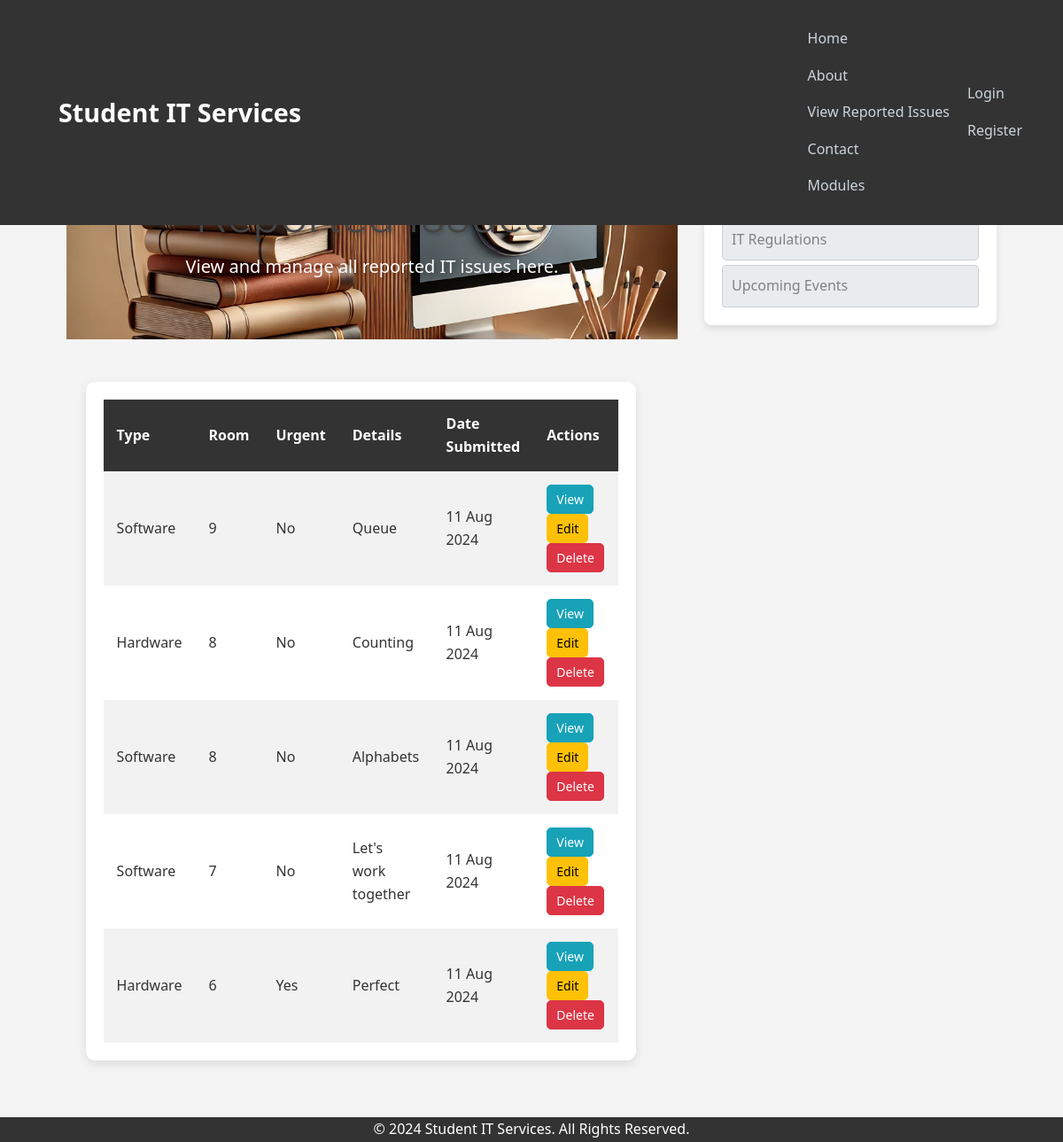
Page /issues/ on the earlier database version.
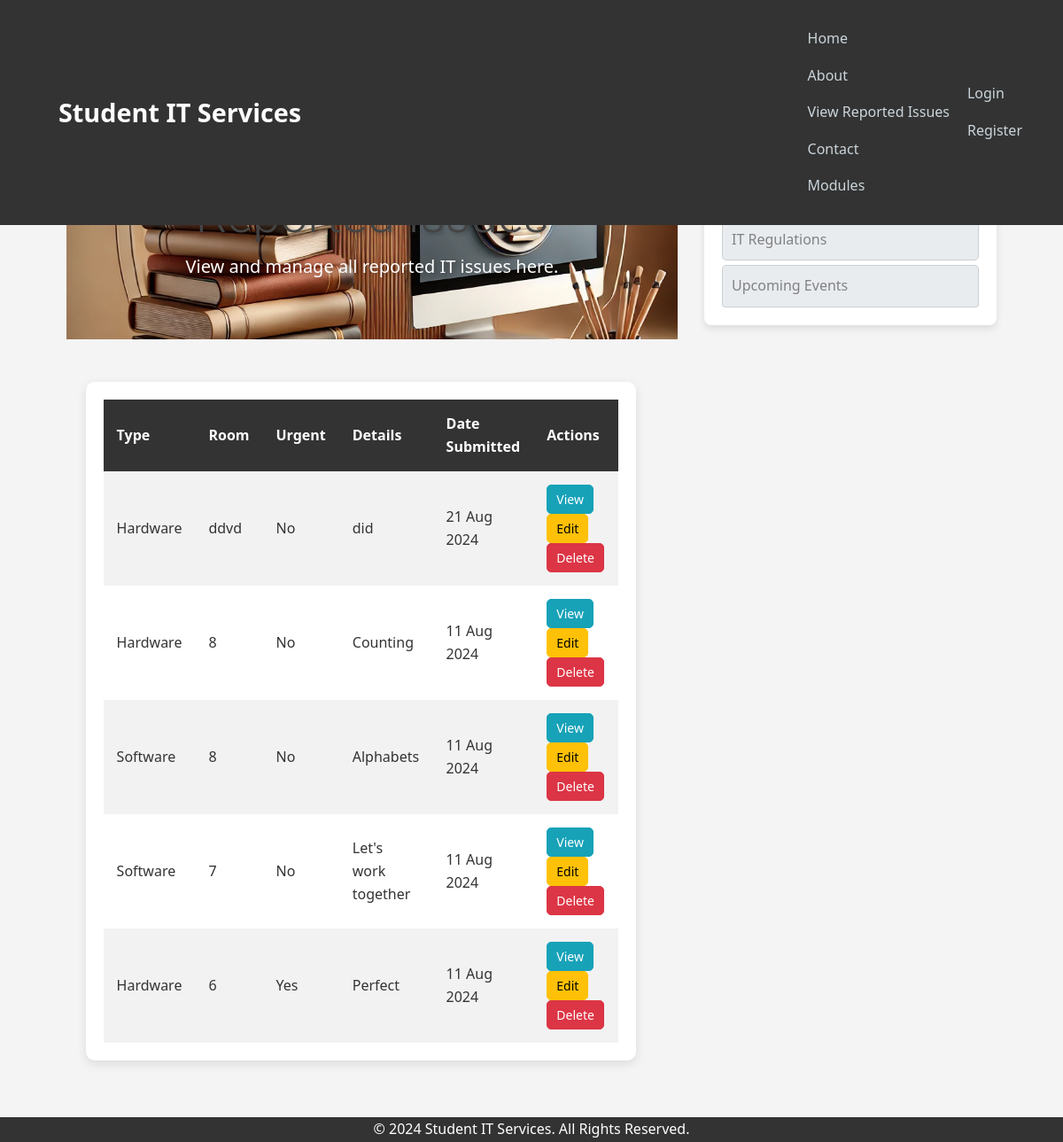
Same page on the later database version.
### lmsreporting/models.py (models this page shows)
class Issue(models.Model):
    type = models.CharField(max_length=100, choices=[('Hardware', 'Hardware'), ('Software', 'Software')])
    room = models.CharField(max_length=100)
    urgent = models.BooleanField(default=False)
    details = models.TextField()
    date_submitted = models.DateTimeField(default=timezone.now)
    description = models.TextField()
    author = models.ForeignKey(User, related_name='issues', on_delete=models.CASCADE)

### lmsreporting/views.py (the view)
# urls.py: path('issues/', PostListView.as_view(), name='report'),
class PostListView(ListView):
    model = Issue
    ordering = ['-date_submitted']
    template_name = 'lmsreporting/report.html'
    context_object_name = 'issues'
    paginate_by = 5  # Optional pagination

### lmsreporting/templates/lmsreporting/report.html (shortened to what this page needs)
{% extends "lmsreporting/base.html" %}
{% load static %}
{% block content %}
<div class="report-section text-center">
    <div class="container">
        <h1 class="display-4">Reported Issues</h1>
        <p class="lead">View and manage all reported IT issues here.</p>
    </div>
</div>
<div class="container mt-5 report-table-section">
    <div class="row">
        <div class="col-md-12">
            <table class="report-table">
                <thead>
                    <tr>
                        <th scope="col">Type</th>
                        <th scope="col">Room</th>
                        <th scope="col">Urgent</th>
                        <th scope="col">Details</th>
                        <th scope="col">Date Submitted</th>
                        <th scope="col">Actions</th>
                    </tr>
                </thead>
                <tbody>
                    {% for issue in issues %}
                    <tr>
                        <td>{{ issue.type }}</td>
                        <td>{{ issue.room }}</td>
                        <td>{% if issue.urgent %}Yes{% else %}No{% endif %}</td>
                        <td>{{ issue.details|truncatewords:15 }}</td>
                        <td>{{ issue.date_submitted|date:"d M Y" }}</td>
                        <td>
                            <a href="{% url 'lmsreporting:issue-detail' issue.pk %}" class="btn btn-info btn-sm">View</a>
                            <a href="{% url 'lmsreporting:issue-update' issue.pk %}" class="btn btn-warning btn-sm">Edit</a>
                            <a href="{% url 'lmsreporting:issue-delete' issue.pk %}" class="btn btn-danger btn-sm">Delete</a>
                        </td>
                    </tr>
                    {% empty %}
                    <tr>
                        <td colspan="6" class="text-center">No issues reported yet.</td>
                    </tr>
                    {% endfor %}
                </tbody>
            </table>
        </div>
    </div>
</div>
{% endblock %}

### lmsreporting/templates/lmsreporting/base.html (shortened to what this page needs)
{% load static %}
<!DOCTYPE html>
<html lang="en">
<head>
    <link rel="stylesheet" href="https://cdn.jsdelivr.net/npm/bootstrap@4.0.0/dist/css/bootstrap.min.css"
>
</head>
<body>
    <header class="site-header">
        <nav class="navbar">
            <a class="navbar-brand" href="{% url 'lmsreporting:home' %}">Student IT Services</a>
           <div class="flex">
            <ul class="navbar-nav">
                <li class="nav-item"><a class="nav-link" href="{% url 'lmsreporting:home' %}">Home</a></li>
                <li class="nav-item"><a class="nav-link" href="{% url 'lmsreporting:about' %}">About</a></li>
                <li class="nav-item"><a class="nav-link" href="{% url 'lmsreporting:report' %}">View Reported Issues</a></li>
                <li class="nav-item"><a class="nav-link" href="{% url 'lmsreporting:contact' %}">Contact</a></li>
                <li class="nav-item"><a class="nav-link" href="{% url 'lmsreporting:modules' %}">Modules</a></li>
            </ul>
            <ul class="navbar-nav">
                {% if user.is_authenticated %}
                <li class="nav-item"><a class="nav-link" href="{% url 'profile' %}">Profile</a></li>
                <li class="nav-item"><a class="nav-link" href="{% url 'lmsreporting:issue-create' %}">Report New Issue</a></li>
                <li class="nav-item"><a class="nav-link" href="{% url 'logout' %}">Logout</a></li>
                {% else %}
                <li class="nav-item"><a class="nav-link" href="{% url 'login' %}">Login</a></li>
                <li class="nav-item"><a class="nav-link" href="{% url 'register' %}">Register</a></li>
                {% endif %}
            </ul>
           </div>
        </nav>
    </header>
    <div class="container">
        <div class="row">
            <div class="col-md-8">
                {% block content %}
                {% endblock %}
            </div>
            <div class="col-md-4">
                <div class="content-section">
                    <h3>General Information</h3>
                    <ul class="list-group">
                        <li class="list-group-item list-group-item-light">Latest Issues Reported</li>
                        <li class="list-group-item list-group-item-light">IT Policies</li>
                        <li class="list-group-item list-group-item-light">IT Regulations</li>
                        <li class="list-group-item list-group-item-light">Upcoming Events</li>
                    </ul>
                </div>
            </div>
        </div>
    </div>
    <footer>
        <div class="container">
            <p>&copy; 2024 Student IT Services. All Rights Reserved.</p>
        </div>
    </footer>
</body>
</html>

### lmsreporting/templates/lmsreporting/base.html (style rules this page uses)
body { font-family: 'Segoe UI', Tahoma, Geneva, Verdana, sans-serif; line-height: 1.6; margin: 0; padding: 0; background-color: #f4f4f4; color: #333; padding-top: 80px; }
.container { width: 90%; max-width: 1200px; margin: 0 auto; }
h1, h2, h3 { font-family: 'Roboto', sans-serif; color: #444; }
.site-header { position: fixed; top: 0; width: 100%; background: #333; padding: 15px 0; z-index: 1000; }
.flex { margin-left: 30px; margin-right: 30px; display: flex; justify-content: space-between; align-items: center; }
.navbar-brand { font-size: 1.8rem; font-weight: bold; color: #fff; text-decoration: none; margin-left: 50px; }
.navbar-nav { display: flex; list-style: none; margin: 0; padding: 0; }
.navbar-nav .nav-item { margin-left: 20px; }
.navbar-nav .nav-link { color: #cbd5db; font-size: 1rem; text-decoration: none; transition: color 0.3s; }
.content-section { background: #ffffff; padding: 20px; border-radius: 8px; box-shadow: 0 4px 8px rgba(0, 0, 0, 0.1); margin-bottom: 20px; }
.list-group { list-style: none; padding: 0; margin: 0; }
.list-group-item { background: #f8f8f8; padding: 10px; border-radius: 5px; margin-bottom: 5px; transition: background 0.3s; }
.list-group-item-light { background: #e9ecef; }
footer { background-color: #333; color: #fff; padding: 1px 0; text-align: center; margin-top: 40px; }
footer p { margin: 0; }

Differences in the rows shown:
removed Issue: type "Software", room "9", urgent "No", details "Queue", date_submitted "11 Aug 2024"
added Issue: type "Hardware", room "ddvd", urgent "No", details "did", date_submitted "21 Aug 2024"
